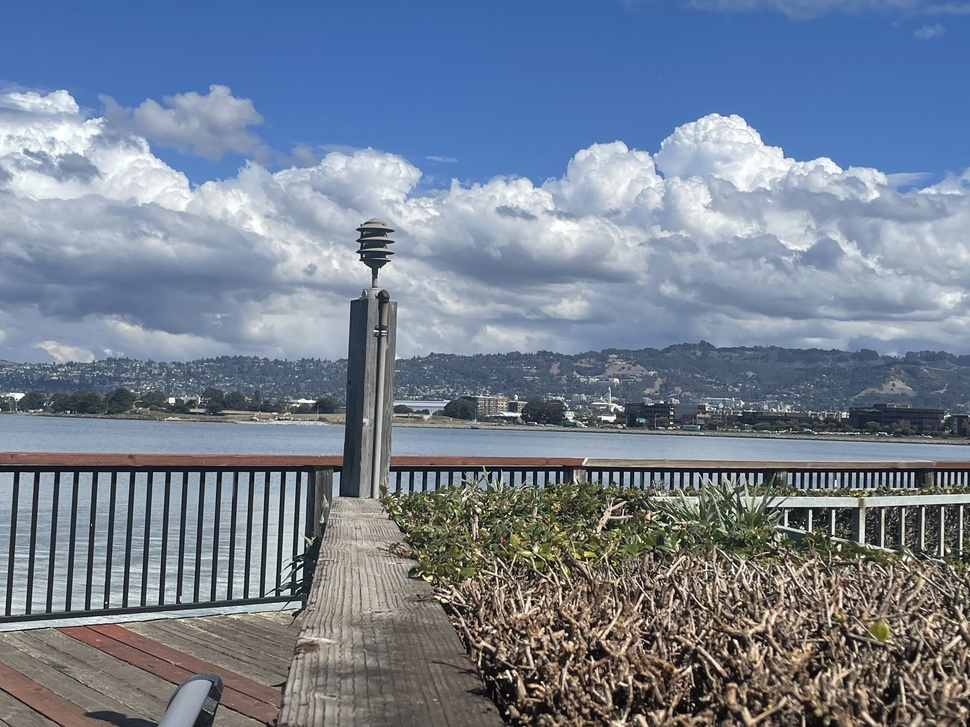
#> input picture A3-Panoramas/images/source/boardwalk_small/input_1.jpeg, 970 x 727 px, shrunk from 2016 x 1512 before the run; its folder holds 3 pictures in this run; the run also reads 1 picture not shown here
$ python main.py   (older library calls are emulated)
#> lines starting #> are read from the running program, lines starting #| are printed output that depends on the picture
### A3-Panoramas/panorama.py
""" Panoramas

This file has a number of functions that you need to fill out in order to
complete the assignment. Please write the appropriate code, following the
instructions on which functions you may or may not use.

GENERAL RULES:
    1. DO NOT INCLUDE code that saves, shows, displays, writes the image that
    you are being passed in. Do that on your own if you need to save the images
    but the functions should NOT save the image to file.

    2. DO NOT import any other libraries aside from those that we provide.
    You may not import anything else, and you should be able to complete
    the assignment with the given libraries (and in many cases without them).

    3. DO NOT change the format of this file. You may NOT change function
    type signatures (not even named parameters with defaults). You may add
    additional code to this file at your discretion, however it is your
    responsibility to ensure that the autograder accepts your submission.

    4. This file has only been tested in the provided virtual environment.
    You are responsible for ensuring that your code executes properly in the
    virtual machine environment, and that any changes you make outside the
    areas annotated for student code do not impact your performance on the
    autograder system.
"""
import numpy as np
import scipy as sp
import cv2
import scipy.ndimage as nd

# TODO remove
# import matplotlib.pyplot as plt


def getImageCorners(image):
    """Return the x, y coordinates for the four corners bounding the input
    image and return them in the shape expected by the cv2.perspectiveTransform
    function. (The boundaries should completely encompass the image.)

    Parameters
    ----------
    image : numpy.ndarray
        Input can be a grayscale or color image

    Returns
    -------
    numpy.ndarray(dtype=np.float32)
        Array of shape (4, 1, 2).  The precision of the output is required
        for compatibility with the cv2.warpPerspective function.

    Notes
    -----
        (1) Review the documentation for cv2.perspectiveTransform (which will
        be used on the output of this function) to see the reason for the
        unintuitive shape of the output array.

        (2) When storing your corners, they must be in (X, Y) order -- keep
        this in mind and make SURE you get it right.
    """
    height, width, _ = image.shape
    corners = np.array([[0, 0], [0, height], [width, 0], [width, height]]).reshape(4, 1, 2)
    return corners.astype(np.float32)


def findMatchesBetweenImages(image_1, image_2, num_matches):
    """Return the top list of matches between two input images.

    Parameters
    ----------
    image_1 : numpy.ndarray
        The first image (can be a grayscale or color image)

    image_2 : numpy.ndarray
        The second image (can be a grayscale or color image)

    num_matches : int
        The number of keypoint matches to find. If there are not enough,
        return as many matches as you can.

    Returns
    -------
    image_1_kp : list<cv2.KeyPoint>
        A list of keypoint descriptors from image_1

    image_2_kp : list<cv2.KeyPoint>
        A list of keypoint descriptors from image_2

    matches : list<cv2.DMatch>
        A list of the top num_matches matches between the keypoint descriptor
        lists from image_1 and image_2

    Notes
    -----
        (1) You will not be graded for this function.
    """
    feat_detector = cv2.ORB_create(nfeatures=500)
    image_1_kp, image_1_desc = feat_detector.detectAndCompute(image_1, None)
    image_2_kp, image_2_desc = feat_detector.detectAndCompute(image_2, None)
    bfm = cv2.BFMatcher(normType=cv2.NORM_HAMMING, crossCheck=True)
    matches = sorted(bfm.match(image_1_desc, image_2_desc),
                     key=lambda x: x.distance)[:num_matches]
    return image_1_kp, image_2_kp, matches


def findHomography(image_1_kp, image_2_kp, matches):
    """Returns the homography describing the transformation between the
    keypoints of image 1 and image 2.

        ************************************************************
          Before you start this function, read the documentation
                  for cv2.DMatch, and cv2.findHomography
        ************************************************************

    Follow these steps:

        1. Iterate through matches and store the coordinates for each
           matching keypoint in the corresponding array (e.g., the
           location of keypoints from image_1_kp should be stored in
           image_1_points).

            NOTE: Image 1 is your "query" image, and image 2 is your
                  "train" image. Therefore, you index into image_1_kp
                  using `match.queryIdx`, and index into image_2_kp
                  using `match.trainIdx`.

        2. Call cv2.findHomography() and pass in image_1_points and
           image_2_points, using method=cv2.RANSAC and
           ransacReprojThreshold=5.0.

        3. cv2.findHomography() returns two values: the homography and
           a mask. Ignore the mask and return the homography.

    Parameters
    ----------
    image_1_kp : list<cv2.KeyPoint>
        A list of keypoint descriptors in the first image

    image_2_kp : list<cv2.KeyPoint>
        A list of keypoint descriptors in the second image

    matches : list<cv2.DMatch>
        A list of matches between the keypoint descriptor lists

    Returns
    -------
    numpy.ndarray(dtype=np.float64)
        A 3x3 array defining a homography transform between image_1 and image_2
    """
    image_1_points = np.array([image_1_kp[m.queryIdx].pt for m in matches])
    image_2_points = np.array([image_2_kp[m.trainIdx].pt for m in matches])

    # print("*"*20, image_1_points.shape, image_2_points.shape)
    M, _ = cv2.findHomography(image_1_points, image_2_points, method=cv2.RANSAC, ransacReprojThreshold=5.0)

    return M.astype(np.float64)


def getBoundingCorners(corners_1, corners_2, homography):
    """Find the coordinates of the top left corner and bottom right corner of a
    rectangle bounding a canvas large enough to fit both the warped image_1 and
    image_2.

    Given the 8 corner points (the transformed corners of image 1 and the
    corners of image 2), we want to find the bounding rectangle that
    completely contains both images.

    Follow these steps:

        1. Use the homography to transform the perspective of the corners from
           image 1 (but NOT image 2) to get the location of the warped
           image corners.

        2. Get the boundaries in each dimension of the enclosing rectangle by
           finding the minimum x, maximum x, minimum y, and maximum y.

    Parameters
    ----------
    corners_1 : numpy.ndarray of shape (4, 1, 2)
        Output from getImageCorners function for image 1

    corners_2 : numpy.ndarray of shape (4, 1, 2)
        Output from getImageCorners function for image 2

    homography : numpy.ndarray(dtype=np.float64)
        A 3x3 array defining a homography transform between image_1 and image_2

    Returns
    -------
    numpy.ndarray(dtype=np.float64)
        2-element array containing (x_min, y_min) -- the coordinates of the
        top left corner of the bounding rectangle of a canvas large enough to
        fit both images (leave them as floats)

    numpy.ndarray(dtype=np.float64)
        2-element array containing (x_max, y_max) -- the coordinates of the
        bottom right corner of the bounding rectangle of a canvas large enough
        to fit both images (leave them as floats)

    Notes
    -----
        (1) The inputs may be either color or grayscale, but they will never
        be mixed; both images will either be color, or both will be grayscale.

        (2) Python functions can return multiple values by listing them
        separated by commas.

        Ex.
            def foo():
                return [], [], []
    """
    warped_corners_1 = cv2.perspectiveTransform(corners_1, homography)

    x_min = min(warped_corners_1[:, :, 0].min(), corners_2[:, :, 0].min())
    y_min = min(warped_corners_1[:, :, 1].min(), corners_2[:, :, 1].min())
    x_max = max(warped_corners_1[:, :, 0].max(), corners_2[:, :, 0].max())
    y_max = max(warped_corners_1[:, :, 1].max(), corners_2[:, :, 1].max())

    return np.array([x_min, y_min], dtype=np.float64), np.array([x_max, y_max], dtype=np.float64)


def warpCanvas(image, homography, min_xy, max_xy):
    """Warps the input image according to the homography transform and embeds
    the result into a canvas large enough to fit the next adjacent image
    prior to blending/stitching.

    Follow these steps:

        1. Create a translation matrix (numpy.ndarray) that will shift
           the image by x_min and y_min. This looks like this:

            [[1, 0, -x_min],
             [0, 1, -y_min],
             [0, 0, 1]]

        2. Compute the dot product of your translation matrix and the
           homography in order to obtain the homography matrix with a
           translation.

        NOTE: Matrix multiplication (dot product) is not the same thing
              as the * operator (which performs element-wise multiplication).
              See Numpy documentation for details.

        3. Call cv2.warpPerspective() and pass in image 1, the combined
           translation/homography transform matrix, and a vector describing
           the dimensions of a canvas that will fit both images.

        NOTE: cv2.warpPerspective() is touchy about the type of the output
              shape argument, which should be an integer.

    Parameters
    ----------
    image : numpy.ndarray
        A grayscale or color image (test cases only use uint8 channels)

    homography : numpy.ndarray(dtype=np.float64)
        A 3x3 array defining a homography transform between two sequential
        images in a panorama sequence

    min_xy : numpy.ndarray(dtype=np.float64)
        2x1 array containing the coordinates of the top left corner of a
        canvas large enough to fit the warped input image and the next
        image in a panorama sequence

    max_xy : numpy.ndarray(dtype=np.float64)
        2x1 array containing the coordinates of the bottom right corner of
        a canvas large enough to fit the warped input image and the next
        image in a panorama sequence

    Returns
    -------
    numpy.ndarray(dtype=image.dtype)
        An array containing the warped input image embedded in a canvas
        large enough to join with the next image in the panorama; the output
        type should match the input type (following the convention of
        cv2.warpPerspective)

    Notes
    -----
        (1) You must explain the reason for multiplying x_min and y_min
        by negative 1 in your writeup.
    """
    # canvas_size properly encodes the size parameter for cv2.warpPerspective,
    # which requires a tuple of ints to specify size, or else it may throw
    # a warning/error, or fail silently
    canvas_size = tuple(np.round(max_xy - min_xy).astype(np.int))

    translation_matrix = np.array([[1, 0, -min_xy[0]], [0, 1, -min_xy[1]], [0, 0, 1]], dtype=np.float64)
    full_homography = np.dot(translation_matrix, homography)
    img_pano = cv2.warpPerspective(image, full_homography, canvas_size)

    return img_pano


def createImageMask(image):
    '''
    This method creates a mask representing all the "valid" pixels of an image
    and excludes the black border pixels that are introduced as part of
    processing.

    Parameters
    ----------
    image : numpy.ndarray
        A grayscale or color image (test cases only use uint8 channels)

    Returns
    -------
    numpy.ndarray(dtype=dtype.bool)
        An 2d-array of bools with the same height and width as the input image.
        True values indicate any pixel that is part of the image and false values
        indicate empty border pixels.

    Notes
    -----
    There are a number of ways to find the mask.  It is recommended that you
    read the documentation for cv2.findContours and cv2.drawContours. If you
    choose to use cv2.findContours, use mode=cv2.RETR_EXTERNAL,method = cv2.CHAIN_APPROX_SIMPLE.
    '''
    img = image.copy()
    if len(img.shape) == 3:
        img = cv2.cvtColor(img, cv2.COLOR_BGR2GRAY)

    # ret, thresh = cv2.threshold(image, 1, 255, 0)
    # contours, hierarchy = cv2.findContours(thresh, cv2.RETR_EXTERNAL, cv2.CHAIN_APPROX_SIMPLE)
    contours, hierarchy = cv2.findContours(img, cv2.RETR_EXTERNAL, cv2.CHAIN_APPROX_SIMPLE)
    contour_img = cv2.drawContours(img, contours, -1, (255,255,255), -1)

    # TODO cleanup: Remove
    # plt.imshow(contour_img, cmap='gray'); plt.show()

    return contour_img.astype(np.bool)


def createRegionMasks(left_mask, right_mask):
    '''
    This method will take two masks, one created from the warped image and one
    created from the second, translated image.  It will generate three masks:
    one for a cutout of True values of the left mask that do not contain True
    values in the right mask, one that represents the overlap region between
    the two masks and a third mask that represents all of the True values of
    the right mask that are not part of the overlap region.

    Parameters
    ----------
    left_mask : numpy.ndarray(dtype=dtype.bool)
        An array that contains a mask representing the post-warp image with True values
        indicating the valid image region of the *warped* image.

    right_mask : numpy.ndarray(dtype=dtype.bool)
        An array that contains a mask representing the post-translated image with True values
        indicating the valid image region of the *translated* image.

    Returns
    -------
    tuple(numpy.ndarray(dtype=dtype.bool),numpy.ndarray(dtype=dtype.bool),numpy.ndarray(dtype=dtype.bool))
    First argument to tuple:
        An 2d-array of bools with the same height and width as the input image.
        True values represent all pixels that are part of the left_mask AND NOT part
        of the right_mask.

    Second argument to tuple:
        An 2d-array of bools with the same height and width as the input image.
        True values represent all pixels that are part of the left_mask AND part
        of the right_mask.  This argument represents the overlap region.

    Third argument to tuple:
        An 2d-array of bools with the same height and width as the input image.
        True values represent all pixels that are part of the right_mask AND NOT part
        of the left_mask.

    Notes
    -----
    Read the documentation on numpy's np.bitwise_* methods.
    '''

    overlap_mask = np.bitwise_and(left_mask, right_mask)
    left_only = np.bitwise_xor(left_mask, overlap_mask)
    right_only = np.bitwise_xor(right_mask, overlap_mask)

    # plt.imshow(overlap_mask); plt.show()
    # plt.imshow(left_only); plt.show()
    # plt.imshow(right_only); plt.show()

    return (left_only.astype(np.bool), overlap_mask.astype(np.bool), right_only.astype(np.bool))


def findDistanceToMask(mask):
    '''
    This method will calculate the distance from each pixel marked as False
    by the mask to the CLOSEST pixel marked as True by the mask.

    Parameters
    ----------
    mask : numpy.ndarray(dtype=dtype.bool)
        An array that contains a mask.

    Returns
    -------
    nump.ndarray(dtype=np.float)

    An array that is the same shape as the mask.  Every element contains
    the distance from that pixel location to the nearest False value.

    Notes
    -----
    Refer to Notebook 1 on how to use the scipy.ndimage.distance_transform_edt method.
    '''
    distance_mask = nd.morphology.distance_transform_edt(~mask)
    # plt.imshow(distance_mask); plt.show()
    return distance_mask


def generateAlphaWeights(left_distance, right_distance):
    '''
    This method takes two distance maps and generates a set of
    alpha weights to be used to create a smooth gradient used
    to select colors from the left and right images according
    to the ratio of distances to either the left or right mask
    borders in the overlap region.

    Parameters
    ----------
    left_distance : numpy.ndarray(dtype=dtype.float)
        An array the same size as the resultant image containing
        distances from every pixel outside the left cutout mask
        to the nearest pixel within the left cutout mask.

    right_distance : numpy.ndarray(dtype=dtype.float)
        An array the same size as the resultant image containing
        distances from every pixel outside the right cutout mask
        to the nearest pixel within the right cutout mask.

    Returns
    -------
    numpy.ndarray(dtype=np.float)
        An array of ratios the same size as the resultant image
        representing the ratio of the distances of each pixel from
        the **right** distance mask to the sum of the right and
        left distance masks.
    '''

    # alpha = np.zeros_like(left_distance)
    # alpha[left_distance < right_distance] = left_distance[left_distance < right_distance]
    # alpha[left_distance >= right_distance] = right_distance[left_distance >= right_distance]
    # alpha / (left_distance + right_distance)
    # alpha_ratios = alpha / (left_distance + right_distance)

    return right_distance / (left_distance + right_distance)


def blendImagePair(image_1, image_2, num_matches):
    """This function takes two images as input and fits them onto a single
    canvas by performing a homography warp on image_1 so that the keypoints
    in image_1 aligns with the matched keypoints in image_2.

    **************************************************************************

       The most common implementation is to use alpha blending to take the
       average between the images for the pixels that overlap, but you are
                    encouraged to use other approaches.

    **************************************************************************

    Parameters
    ----------
    image_1 : numpy.ndarray
        A grayscale or color image

    image_2 : numpy.ndarray
        A grayscale or color image

    num_matches : int
        The number of keypoint matches to find between the input images

    Returns:
    ----------
    numpy.ndarray
        An array containing both input images on a single canvas

    Notes
    -----
        (1) This function is not graded by the autograder. It will be scored
        manually by the TAs.

        (2) The inputs may be either color or grayscale, but they will never be
        mixed; both images will either be color, or both will be grayscale.

        You are free to create your blend however you like, but the methods
        above will help you create a gradient for the overlap region of the two
        images which you can use as an alpha blend.

    """
    kp1, kp2, matches = findMatchesBetweenImages(image_1, image_2, num_matches)
    homography = findHomography(kp1, kp2, matches)

    corners_1 = getImageCorners(image_1)
    corners_2 = getImageCorners(image_2)
    min_xy, max_xy = getBoundingCorners(corners_1, corners_2, homography)
    left_image = warpCanvas(image_1, homography, min_xy, max_xy)

    output_image = np.zeros_like(left_image)
    right_image = np.zeros_like(left_image)
    min_xy = min_xy.astype(np.int)
    right_image[-min_xy[1]:-min_xy[1] + image_2.shape[0],
                -min_xy[0]:-min_xy[0] + image_2.shape[1]] = image_2

    left_mask = createImageMask(left_image)
    right_mask = createImageMask(right_image)
    l_mask, overlap_mask, r_mask = createRegionMasks(left_mask, right_mask)

    left_distance = findDistanceToMask(l_mask)
    right_distance = findDistanceToMask(r_mask)
    alpha_weights = generateAlphaWeights(left_distance, right_distance)

    output_image[l_mask] = left_image[l_mask]
    output_image[r_mask] = right_image[r_mask]

    for i in range(3):
        output_image[:,:,i][overlap_mask] = alpha_weights[overlap_mask] * left_image[:,:,i][overlap_mask] \
                                            + (1-alpha_weights[overlap_mask]) * right_image[:, :, i][overlap_mask]

    # plt.imshow(output_image); plt.show()

    return output_image
    # END OF FUNCTION

### A3-Panoramas/main.py
"""
You can use this file to execute your code. You are NOT required
to use this file, and ARE ALLOWED to make ANY changes you want in
THIS file. This file will not be submitted with your assignment
or report, so if you write code for above & beyond effort, make sure
that you include important snippets in your writeup. CODE ALONE IS
NOT SUFFICIENT FOR ABOVE AND BEYOND CREDIT.

    DO NOT SHARE CODE (INCLUDING TEST CASES) WITH OTHER STUDENTS.
"""
import cv2

import os
import errno

from os import path

import panorama as pano

NUM_MATCHES = 200
SRC_FOLDER = "images/source"
OUT_FOLDER = "images/output"
IMG_EXTS = set(["png", "jpeg", "jpg", "gif", "tiff", "tif", "raw", "bmp"])


def main(image_files, output_folder):
    """Generate a panorama from the images in the source folder.

    NOTE: This pipeline _can_ result in large voids near the panorama edges
    for some inputs that a more sophisticated pipeline could avoid.
    """
#> called with output_folder = 'images/output/boardwalk_small'

    inputs = ((name, cv2.imread(name)) for name in sorted(image_files)
              if path.splitext(name)[-1][1:].lower() in IMG_EXTS)
#> in main, pano_img is the input picture: shape (727, 970, 3); mean B, G, R 146.1, 128.9, 116.9
#|   Starting with: images/source/boardwalk_small/input_1.jpeg
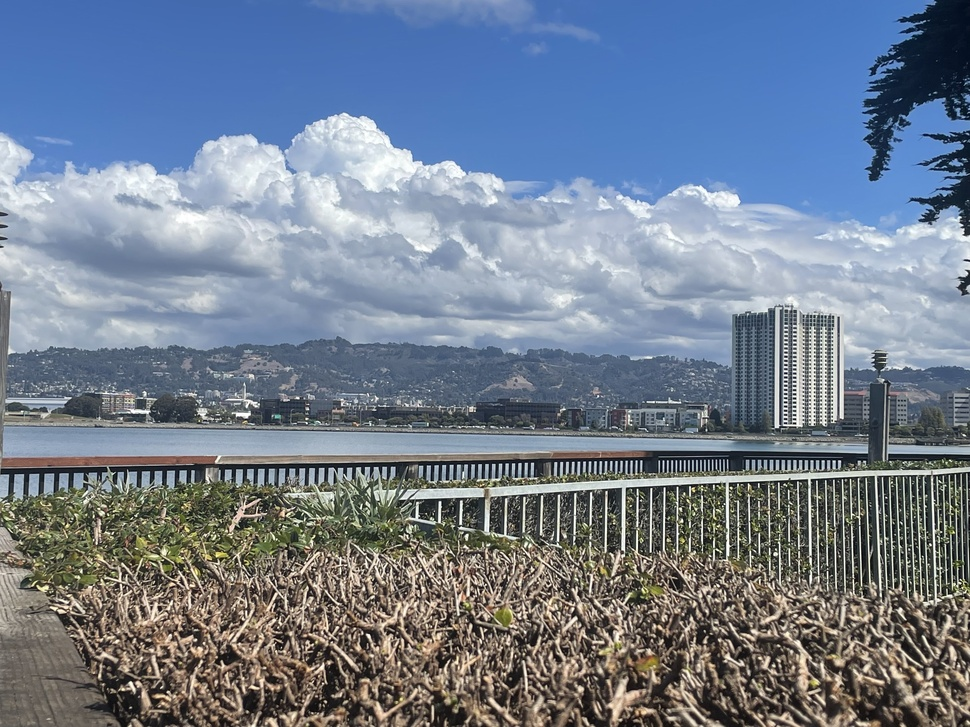
#> input picture A3-Panoramas/images/source/boardwalk_small/input_2.jpeg, 970 x 727 px, shrunk from 2016 x 1512 before the run

    # start with the first image in the folder and process each image in order
    name, pano_img = next(inputs)
    print("\n  Starting with: {}".format(name))
    for name, next_img in inputs:

        if next_img is None:
            print("\nUnable to proceed: {} failed to load.".format(name))
            return

        print("  Adding {}".format(name))
        pano_img = pano.blendImagePair(pano_img, next_img, NUM_MATCHES)
#> this loop made 2 passes
#> (corners_2 in blendImagePair, min_xy in blendImagePair) on pass 1: ([[0, 0], [0, 727], [970, 0], [970, 727]], [-532, -68])
#> pass 1, in warpCanvas, `img_pano = cv2.warpPerspective(image, full_homography, canvas_size)`:
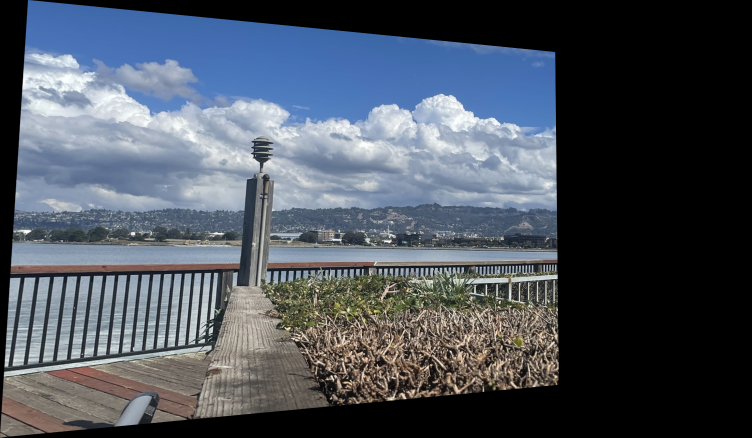
#> img_pano: shape (875, 1503, 3) (shown at 1/2 size); mean B, G, R 92.9, 82.5, 75.3
#> (the rest of the program and of its run is left out)
